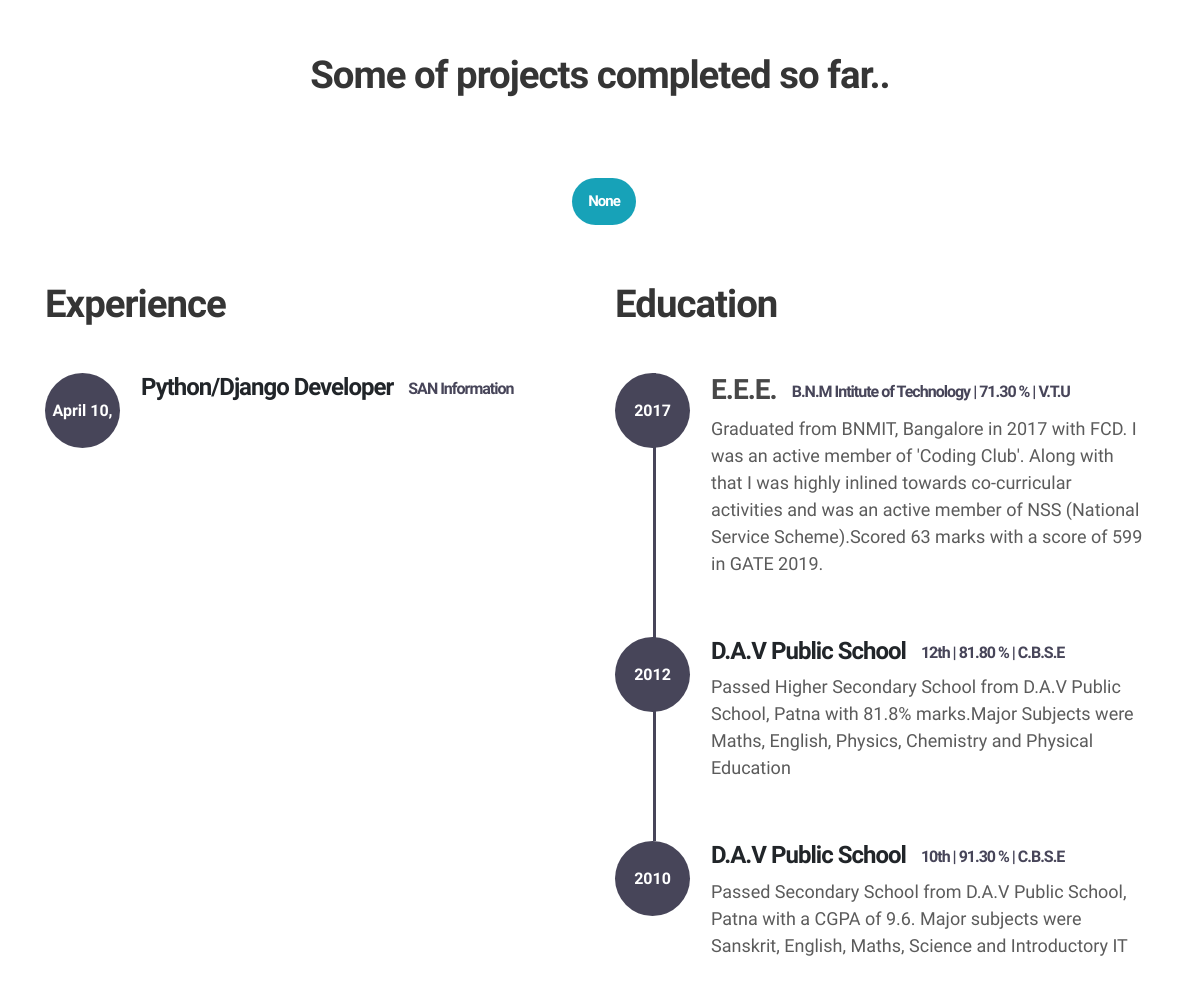
Page /aboutme/ (middle part) on the earlier database version.
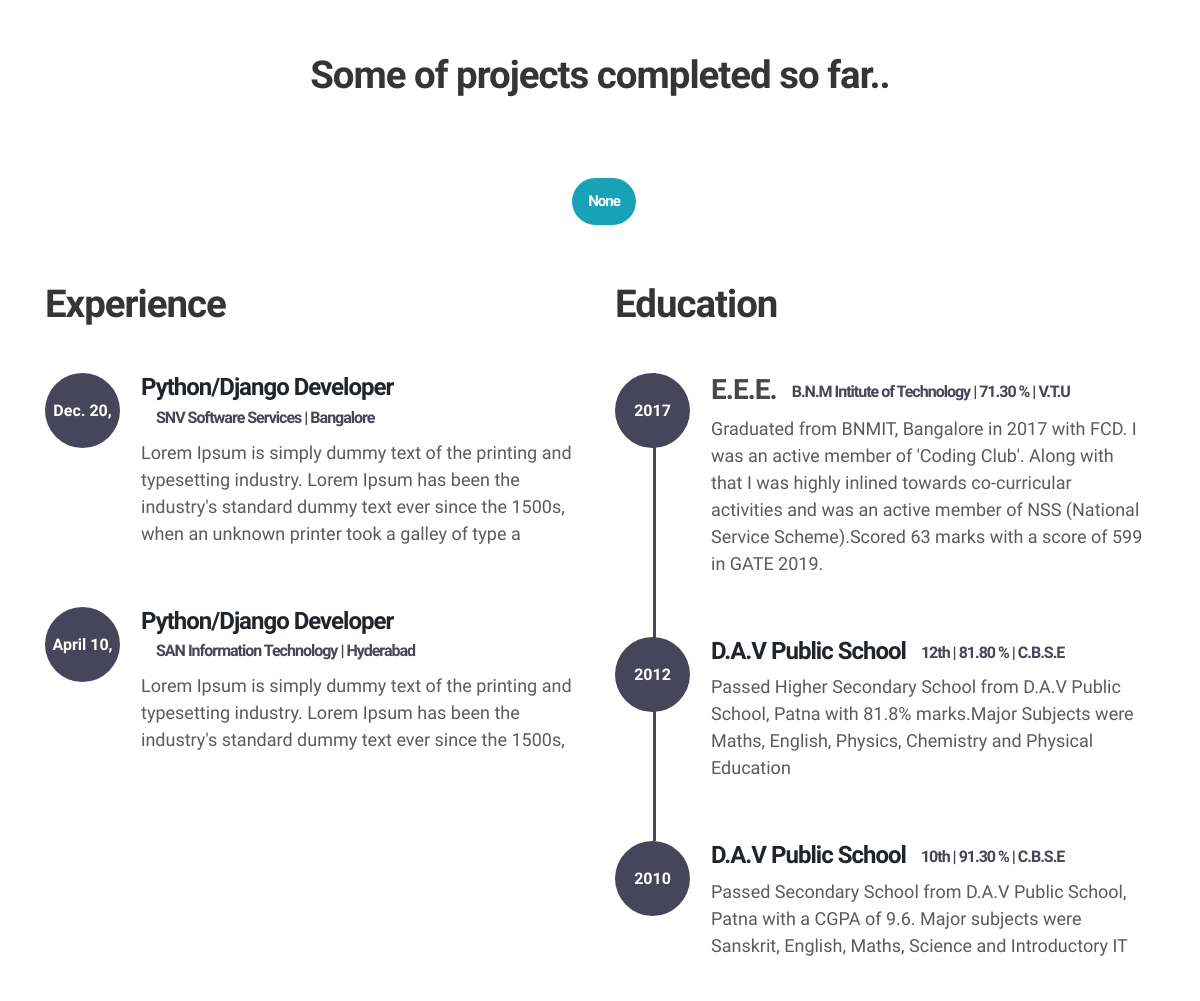
Same page on the later database version.
### aboutme/models.py (models this page shows)
class Skills(models.Model):
   skill=models.CharField(max_length=250,null=True,blank=True)

class WorkExp(models.Model):
    comapny_name=models.CharField(max_length=50,null=True,blank=True)
    join_date=models.DateField(null=True,blank=True)
    end_date=models.DateField(null=True, blank=True)
    project_title=models.CharField(max_length=100)
    project_details=RichTextField(null=True, blank=True)
    designation=models.CharField(max_length=50)
    def __str__(self):
        return self.comapny_name

### aboutme/views.py (the view)
# urls.py: path('', views.about_me, name='about_me'),
def about_me(request):
    intro=AboutMe.objects.all()
    skills=Skills.objects.all()
    exp=WorkExp.objects.all()[::-1]
    print(exp)
    context={
        'intro':intro,
        'skills':skills,
        'exp':exp
    }
    return render(request,'about_me/about_me.html', context)

### blogapp/context_processors.py (called while the page is built)
def globalVariable(request):
    category = Catagory.objects.all()\
        .annotate(post_count=Count('blog'))\
        .filter(blog__isnull=False)\
        .order_by('-post_count')[:4]
    category_count = category.count()
    context = {
        'category':category,
        'cat_count':category_count
        }
    return context

### templates/about_me/about_me.html (shortened to what the changed rows need)
{% load static %}
<!doctype html>
<html lang="en">
  <head>
    <link rel="stylesheet" href="{% static 'css/bootstrap.min.css' %}">
    <link rel="stylesheet" href="{% static 'css/unicons.css' %}">
    <link rel="stylesheet" href="{% static 'css/owl.carousel.min.css' %}">
    <link rel="stylesheet" href="{% static 'css/owl.theme.default.min.css' %}">
    <link rel="stylesheet" href="{% static 'css/tooplate-style.css' %}">
    <link rel="stylesheet" href="https://use.fontawesome.com/releases/v5.3.1/css/all.css">
  </head>
  <body>
    <section class="project py-5" id="project">
        <div class="container">
                <div class="row">
                  <div class="col-lg-11 text-center mx-auto col-12">
                      <div class="col-lg-8 mx-auto">
                        <h2>Some of projects completed so far..</h2> <br>
                      </div>
                     </div>
                </div>
        </div>
    </section>
    <div class="container">
      <div class="row">
        {% for skill in skills %}
        <div class="mx-auto">
          <h5><span class="badge badge-pill badge-info ml-2 p-3">{{skill.skill}}</span></h5>
        </div>
        {% endfor %}
      </div>
    </div>
    <section class="resume py-5 d-lg-flex justify-content-center align-items-center" id="resume">
        <div class="container">
            <div class="row">
                <div class="col-lg-6 col-12">
                  <h2 class="mb-4">Experience</h2>
                    {% for item in exp %}
                    <div class="timeline">
                        <div class="timeline-wrapper">
                             <div class="timeline-yr">
                                  <span>{{ item.join_date}}</span>
                             </div>
                             <div class="timeline-info">
                                  <h4><span>{{item.designation}}</span><small>{{item.comapny_name}}</small></h4>
                                  <p>{{item.project_details|safe}}</p>
                             </div>
                        </div>
                    </div>
                    {% endfor %}
                </div>
                <div class="col-lg-6 col-12">
                  <h2 class="mb-4 mobile-mt-2">Education</h2>
                </div>
            </div>
        </div>
    </section>
  </body>
</html>

Differences in the rows shown:
added WorkExp: join_date "Dec. 20, 2021", designation "Python/Django Developer", comapny_name "SNV Software Services | Bangalore", project_details "Lorem Ipsum is simply dummy text of the printing and typesetting industry. Lorem Ipsum has been the industry's standard dummy text ever since the 1500s, when an unknown printer took a galley of type a"
changed WorkExp: comapny_name "SAN Information" → "SAN Information Technology | Hyderabad"; project_details (not shown) → "Lorem Ipsum is simply dummy text of the printing and typesetting industry. Lorem Ipsum has been the industry's standard dummy text ever since the 1500s,"
